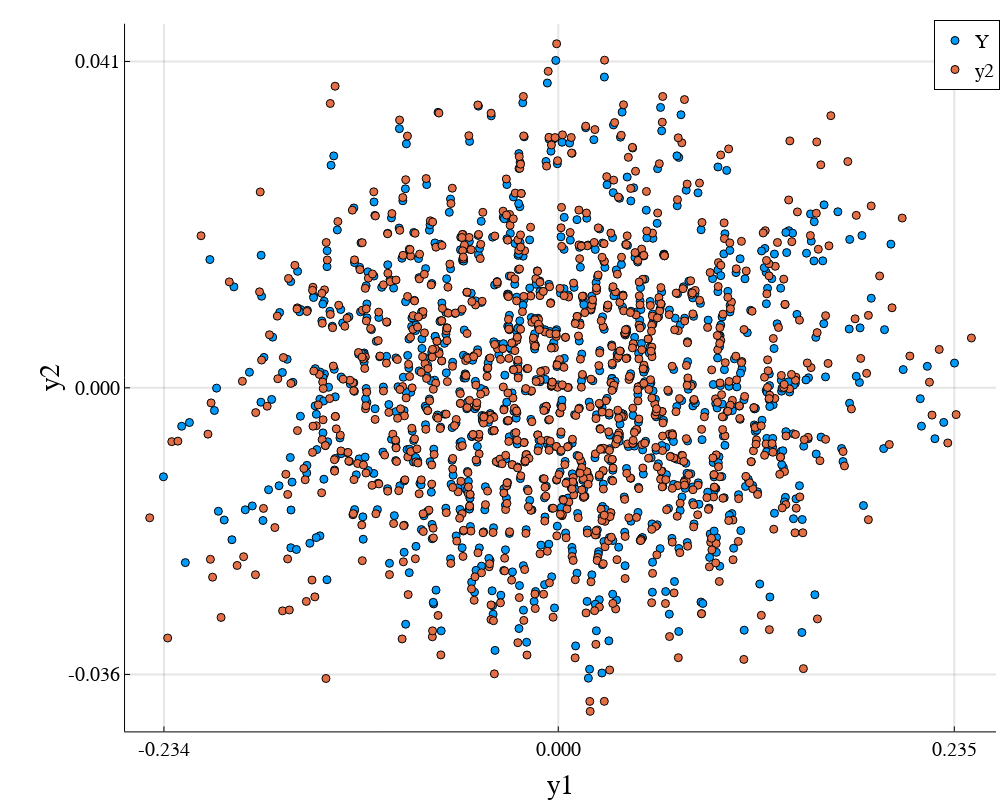

Write notebook code for a chart like this one.
### Code cell
s = scatter!(eachrow(Y_gen)...,xlabel="y1",ylabel="y2",
    # label="Y* (ERR_TS = $(round(Err*100,digits=2))%)",legend=:outerbottom,legend_columns=2,
    size=(1000,800),
    grid = true, gridlinewidth = 2,
    tickfontsize = 14,
    guidefontsize=20,
    xticks=[round(minimum(Y_[1,:]),digits=3),0.0,round(maximum(Y_[1,:]),digits=3)...],
    yticks=[round(minimum(Y_[2,:]),digits=3),0.0,round(maximum(Y_[2,:]),digits=3)...],
    markersize = 4,
)

### Figure 1 — Plotly figure (JSON) as saved in the notebook; plotly's stock layout.template omitted (floating-point values rounded to 4 significant figures; data arrays with more than 128 entries replaced by an {"elided": "..."} marker saying what was removed)
{"data": [{"colorbar": {"len": 0.9311, "title": "", "x": 0.9961, "y": 0.5295}, "legendgroup": "Y", "marker": {"color": "rgba(0, 154, 250, 1.000)", "line": {"color": "rgba(0, 0, 0, 1.000)", "width": 1}, "size": 8, "symbol": "circle"}, "mode": "markers", "name": "Y", "showlegend": true, "type": "scatter", "x": {"elided": "1040 float values"}, "xaxis": "x", "y": {"elided": "1040 float values"}, "yaxis": "y"}, {"colorbar": {"len": 0.9311, "title": "", "x": 0.9961, "y": 0.5295}, "legendgroup": "y2", "marker": {"color": "rgba(227, 111, 71, 1.000)", "line": {"color": "rgba(0, 0, 0, 1.000)", "width": 1}, "size": 8, "symbol": "circle"}, "mode": "markers", "name": "y2", "showlegend": true, "type": "scatter", "x": {"elided": "1040 float values"}, "xaxis": "x", "y": {"elided": "1040 float values"}, "yaxis": "y"}], "layout": {"annotations": [], "height": 800, "legend": {"bgcolor": "rgba(255, 255, 255, 1.000)", "bordercolor": "rgba(0, 0, 0, 1.000)", "borderwidth": 1, "font": {"color": "rgba(0, 0, 0, 1.000)", "family": "sans-serif", "size": 20}, "title": {"font": {"color": "rgba(0, 0, 0, 1.000)", "family": "sans-serif", "size": 15}, "text": ""}, "tracegroupgap": 0, "traceorder": "normal", "x": 1, "xanchor": "auto", "y": 1, "yanchor": "auto"}, "margin": {"b": 20, "l": 0, "r": 0, "t": 20}, "paper_bgcolor": "rgba(255, 255, 255, 1.000)", "plot_bgcolor": "rgba(255, 255, 255, 1.000)", "showlegend": true, "width": 1000, "xaxis": {"anchor": "y", "domain": [0.125, 0.9961], "gridcolor": "rgba(0, 0, 0, 0.100)", "gridwidth": 2, "linecolor": "rgba(0, 0, 0, 1.000)", "mirror": false, "range": [-0.2571, 0.2598], "showgrid": true, "showline": true, "showticklabels": true, "tickangle": 0, "tickcolor": "rgb(0, 0, 0)", "tickfont": {"color": "rgba(0, 0, 0, 1.000)", "family": "sans-serif", "size": 20}, "tickmode": "array", "ticks": "inside", "ticktext": ["-0.234", "0.000", "0.235"], "tickvals": [-0.234, 0, 0.235], "title": "y1", "titlefont": {"color": "rgba(0, 0, 0, 1.000)", "family": "sans-serif", "size": 28}, "type": "-", "visible": true, "zeroline": false, "zerolinecolor": "rgba(0, 0, 0, 1.000)"}, "yaxis": {"anchor": "x", "domain": [0.06395, 0.9951], "gridcolor": "rgba(0, 0, 0, 0.100)", "gridwidth": 2, "linecolor": "rgba(0, 0, 0, 1.000)", "mirror": false, "range": [-0.04316, 0.04574], "showgrid": true, "showline": true, "showticklabels": true, "tickangle": 0, "tickcolor": "rgb(0, 0, 0)", "tickfont": {"color": "rgba(0, 0, 0, 1.000)", "family": "sans-serif", "size": 20}, "tickmode": "array", "ticks": "inside", "ticktext": ["-0.036", "0.000", "0.041"], "tickvals": [-0.036, 0, 0.041], "title": "y2", "titlefont": {"color": "rgba(0, 0, 0, 1.000)", "family": "sans-serif", "size": 28}, "type": "-", "visible": true, "zeroline": false, "zerolinecolor": "rgba(0, 0, 0, 1.000)"}}}
